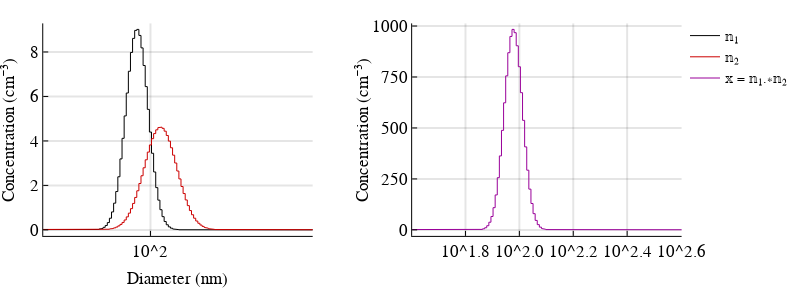

Notebook source saved alongside this figure:
### Markdown cell above
### (d) Multiplication of size distribution and size distribution
Let 𝕟₁ and 𝕟₂ denote a two size distribution defined on the same diameter grid. Then
```julia
𝕩 = 𝕟₁*𝕟₂ 
```
is defined such that 
```julia
Nsq = 𝕟₁.N*𝕟₂.N
𝕩.N = sum(𝕟₁.N)*sum(𝕟₂.N)*Nsq./sum(Nsq)
𝕩.S = N./𝕟₁.ΔdlnD
```
The net result is a size distribution that has total number concentration $N_t^2$. For a probability distributions that by definition integrate to unity, this operation corresponds to the product of two random variates with distribution 1 and 2.

<b> Note that in the original version 𝕩 = 𝕟₁.* 𝕟₂ was used to indicate broadcasting. Due to changes between Julia versions and the underlying implementation of broadcasting, the .* was changed to * </b>

### Code cell
𝕟₁ = lognormal([[120, 90, 1.10]]; d1 = 10.0, d2 = 1000.0, bins = 256);  # size distribution
𝕟₂ = lognormal([[90, 110, 1.15]]; d1 = 10.0, d2 = 1000.0, bins = 256);  # size distribution
𝕩 = 𝕟₁*𝕟₂ 

p1 = plot(𝕟₁.Dp, 𝕟₁.N, xaxis = :log10, xticks = [10, 100, 1000], lt = :steppre,
    label = "𝕟₁", ylabel = "Concentration (cm⁻³)", xlim = (40,400), color =  :black,
    xlabel = "Diameter (nm)", right_margin = 25px)
p1 = plot!(𝕟₂.Dp, 𝕟₂.N, xaxis = :log10, label = "𝕟₂",color = RGBA(0.8,0,0,1), lt = :steppre)

p2 = plot(𝕩.Dp, 𝕩.N, xaxis = :log10, label = "𝕩 = 𝕟₁.∗𝕟₂", color = RGBA(0.6,0,0.6,1), 
    lt = :steppre, ylabel = "Concentration (cm⁻³)", xlim = (40,400))

@printf("Nt1 = %i, Nt2 = %i, Nt1*Nt2 = %i, sum(𝕩.N) = %i", 
        sum(𝕟₁.N), sum(𝕟₂.N), sum(𝕟₁.N)*sum(𝕟₂.N), sum(𝕩.N))
plot(p1,p2, grid = (1,2),left_margin = 20px, fmt = :svg)

### Figure 1 — Plotly figure (JSON) as saved in the notebook; plotly's stock layout.template omitted (floating-point values rounded to 4 significant figures; data arrays with more than 128 entries replaced by an {"elided": "..."} marker saying what was removed)
{"data": [{"colorbar": {"title": ""}, "hoverinfo": "text", "legendgroup": "𝕟₁", "line": {"color": "rgba(0, 0, 0, 1.000)", "dash": "solid", "shape": "linear", "width": 1}, "mode": "lines", "name": "𝕟₁", "showlegend": true, "text": {"elided": "511 null values"}, "type": "scatter", "x": {"elided": "511 float values"}, "xaxis": "x1", "y": {"elided": "511 float values"}, "yaxis": "y1", "zmax": 0.1, "zmin": -0.1}, {"colorbar": {"title": ""}, "hoverinfo": "text", "legendgroup": "𝕟₂", "line": {"color": "rgba(204, 0, 0, 1.000)", "dash": "solid", "shape": "linear", "width": 1}, "mode": "lines", "name": "𝕟₂", "showlegend": true, "text": {"elided": "511 null values"}, "type": "scatter", "x": {"elided": "511 float values"}, "xaxis": "x1", "y": {"elided": "511 float values"}, "yaxis": "y1", "zmax": 0.1, "zmin": -0.1}, {"colorbar": {"title": ""}, "hoverinfo": "text", "legendgroup": "𝕩 = 𝕟₁.∗𝕟₂", "line": {"color": "rgba(153, 0, 153, 1.000)", "dash": "solid", "shape": "linear", "width": 1}, "mode": "lines", "name": "𝕩 = 𝕟₁.∗𝕟₂", "showlegend": true, "text": {"elided": "511 null values"}, "type": "scatter", "x": {"elided": "511 float values"}, "xaxis": "x2", "y": {"elided": "511 float values"}, "yaxis": "y2", "zmax": 0.1, "zmin": -0.1}], "layout": {"annotations": [], "height": 288, "legend": {"bgcolor": "rgba(255, 255, 255, 1.000)", "bordercolor": "rgba(0, 0, 0, 1.000)", "font": {"color": "rgba(0, 0, 0, 1.000)", "family": "Nimbus Sans L", "size": 14}, "tracegroupgap": 0, "x": 1, "y": 1}, "margin": {"b": 20, "l": 0, "r": 0, "t": 20}, "paper_bgcolor": "rgba(255, 255, 255, 1.000)", "plot_bgcolor": "rgba(255, 255, 255, 1.000)", "showlegend": true, "width": 792, "xaxis1": {"anchor": "y1", "domain": [0.06313, 0.4565], "gridcolor": "rgba(0, 0, 0, 0.100)", "gridwidth": 2, "linecolor": "rgba(0, 0, 0, 1.000)", "mirror": false, "range": [1.602, 2.602], "showgrid": true, "showline": true, "showticklabels": true, "tickangle": 0, "tickcolor": "rgb(0, 0, 0)", "tickfont": {"color": "rgba(0, 0, 0, 1.000)", "family": "Nimbus Sans L", "size": 17}, "tickmode": "array", "ticks": "inside", "ticktext": ["10^2"], "tickvals": [100], "title": "Diameter (nm)", "titlefont": {"color": "rgba(0, 0, 0, 1.000)", "family": "Nimbus Sans L", "size": 17}, "type": "log", "visible": true, "zeroline": false, "zerolinecolor": "rgba(0, 0, 0, 1.000)"}, "xaxis2": {"anchor": "y2", "domain": [0.6017, 0.995], "gridcolor": "rgba(0, 0, 0, 0.100)", "gridwidth": 2, "linecolor": "rgba(0, 0, 0, 1.000)", "mirror": false, "range": [1.602, 2.602], "showgrid": true, "showline": true, "showticklabels": true, "tickangle": 0, "tickcolor": "rgb(0, 0, 0)", "tickfont": {"color": "rgba(0, 0, 0, 1.000)", "family": "Nimbus Sans L", "size": 17}, "tickmode": "array", "ticks": "inside", "ticktext": ["10^1.8", "10^2.0", "10^2.2", "10^2.4", "10^2.6"], "tickvals": [63.1, 100, 158.5, 251.2, 398.1], "title": "", "titlefont": {"color": "rgba(0, 0, 0, 1.000)", "family": "Nimbus Sans L", "size": 17}, "type": "log", "visible": true, "zeroline": false, "zerolinecolor": "rgba(0, 0, 0, 1.000)"}, "yaxis1": {"anchor": "x1", "domain": [0.1294, 0.9863], "gridcolor": "rgba(0, 0, 0, 0.100)", "gridwidth": 2, "linecolor": "rgba(0, 0, 0, 1.000)", "mirror": false, "range": [-0.2705, 9.286], "showgrid": true, "showline": true, "showticklabels": true, "tickangle": 0, "tickcolor": "rgb(0, 0, 0)", "tickfont": {"color": "rgba(0, 0, 0, 1.000)", "family": "Nimbus Sans L", "size": 17}, "tickmode": "array", "ticks": "inside", "ticktext": ["0", "2", "4", "6", "8"], "tickvals": [0, 2, 4, 6, 8], "title": "Concentration (cm⁻³)", "titlefont": {"color": "rgba(0, 0, 0, 1.000)", "family": "Nimbus Sans L", "size": 17}, "type": "-", "visible": true, "zeroline": false, "zerolinecolor": "rgba(0, 0, 0, 1.000)"}, "yaxis2": {"anchor": "x2", "domain": [0.1294, 0.9863], "gridcolor": "rgba(0, 0, 0, 0.100)", "gridwidth": 2, "linecolor": "rgba(0, 0, 0, 1.000)", "mirror": false, "range": [-29.5, 1013.0], "showgrid": true, "showline": true, "showticklabels": true, "tickangle": 0, "tickcolor": "rgb(0, 0, 0)", "tickfont": {"color": "rgba(0, 0, 0, 1.000)", "family": "Nimbus Sans L", "size": 17}, "tickmode": "array", "ticks": "inside", "ticktext": ["0", "250", "500", "750", "1000"], "tickvals": [0, 250, 500, 750, 1000], "title": "Concentration (cm⁻³)", "titlefont": {"color": "rgba(0, 0, 0, 1.000)", "family": "Nimbus Sans L", "size": 17}, "type": "-", "visible": true, "zeroline": false, "zerolinecolor": "rgba(0, 0, 0, 1.000)"}}}
